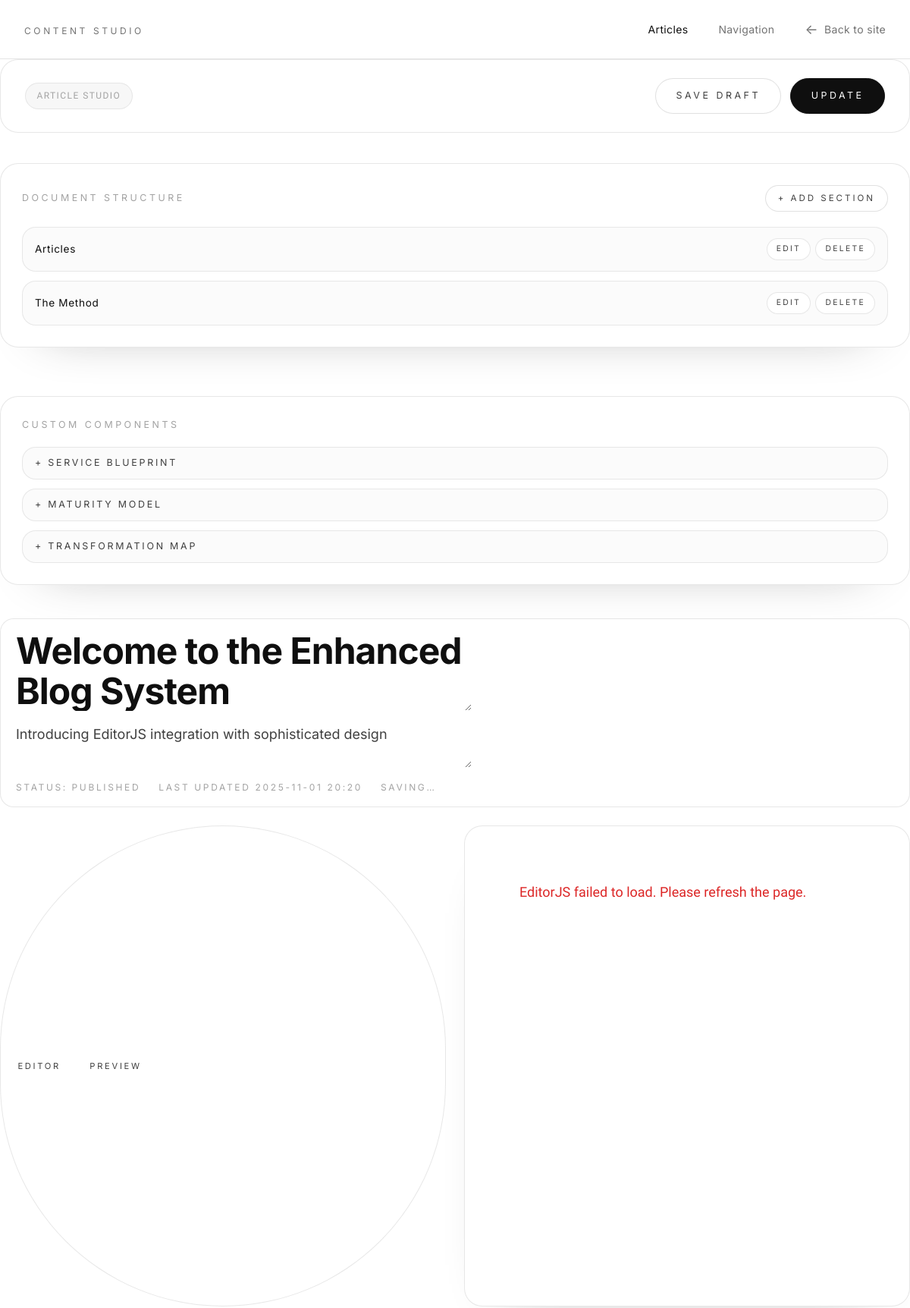
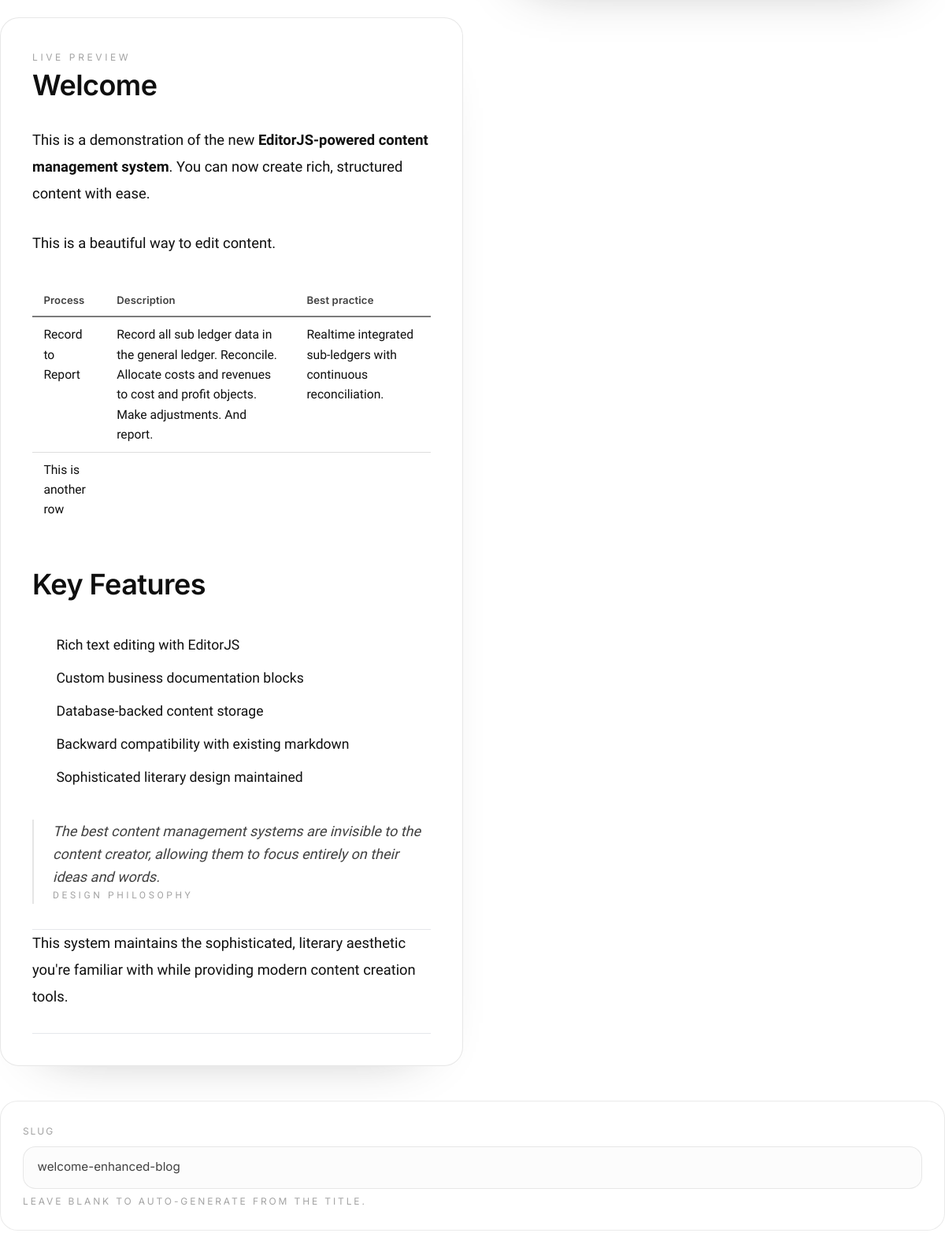
The page /admin/articles/1 (upper part) on the database its author committed (2 pictures, top to bottom).
### models/article.py (models this page shows, shortened)
class Article(db.Model):
    __tablename__ = 'articles'
    id = db.Column(db.Integer, primary_key=True)
    title = db.Column(db.String(200), nullable=False)
    slug = db.Column(db.String(200), unique=True, nullable=False)
    subtitle = db.Column(db.Text)
    content_type = db.Column(db.String(20), default='markdown')  # 'markdown' or 'editorjs'
    content_json = db.Column(db.JSON)  # For EditorJS blocks
    content_markdown = db.Column(db.Text)  # For Markdown content
    excerpt = db.Column(db.Text)
    reading_time = db.Column(db.String(20))
    author = db.Column(db.String(100))
    status = db.Column(db.String(20), default='draft')  # 'draft', 'published', 'archived'
    section = db.Column(db.String(50), default='blog', index=True)  # blog, tom_method, portfolio, etc.
    subsection = db.Column(db.String(100))  # additional grouping (e.g., portfolio category)
    chapter_slug = db.Column(db.String(100), index=True)  # for TOM Method chapters
    chapter_order = db.Column(db.Integer)  # order within chapter
    featured_order = db.Column(db.Integer)  # ordering for featured lists/landing pages
    published_at = db.Column(db.DateTime)
    created_at = db.Column(db.DateTime, default=datetime.utcnow)
    updated_at = db.Column(db.DateTime, default=datetime.utcnow, onupdate=datetime.utcnow)
    meta_description = db.Column(db.Text)
    meta_keywords = db.Column(db.Text)
    tags = db.relationship('Tag', secondary='article_tags', back_populates='articles')
    def render_html(self) -> str:
        if self.content_type == 'editorjs' and self.content_json:
            from services.content_converter import EditorJSConverter
            converter = EditorJSConverter()
            return converter.to_html(self.content_json)
        return ''

### app_new.py (the view)
    @app.route('/admin/articles/<int:article_id>')
    def admin_edit_article(article_id):
        try:
            article = Article.query.get_or_404(article_id)
            return render_template('admin/article_edit.html', article=article)
        except Exception as e:
            print(f"Error fetching article: {e}")
            abort(404)

### models/navigation.py (called while the page is built)
    def effective_url(self):
        if self.url:
            return self.url
        if self.section:
            return self._section_to_url(self.section)
        return '#'

    @staticmethod
    def _section_to_url(section):
        mapping = {
            'home': '/',
            'blog': '/blog',
            'tom_method': '/tom-method',
            'portfolio': '/portfolio',
        }
        return mapping.get(section, '/')

### services/content_converter.py (called while the page is built)
    def to_html(self, data: Dict[str, Any]) -> str:
        if not isinstance(data, dict) or 'blocks' not in data:
            return ''
        blocks = data.get('blocks', [])
        html_blocks = []
        for block in blocks:
            if not isinstance(block, dict):
                continue
            block_type = block.get('type', '')
            block_data = block.get('data', {})
            if block_type in self.block_handlers:
                html_content = self.block_handlers[block_type](block_data)
                if html_content:
                    html_blocks.append(html_content)
        return '\n'.join(html_blocks)

    def _escape_html(self, text: str) -> str:
        if not text:
            return ''
        return html.escape(text)

    def _process_inline_formatting(self, text: str) -> str:
        if not text:
            return ''
        allowed_tags = ['b', 'i', 'em', 'strong', 'a', 'code', 'mark']
        escaped = html.escape(text)
        for tag in allowed_tags:
            escaped = re.sub(f'&lt;{tag}&gt;', f'<{tag}>', escaped)
            escaped = re.sub(f'&lt;/{tag}&gt;', f'</{tag}>', escaped)
            escaped = re.sub(f'&lt;{tag} ([^&]*)&gt;', f'<{tag} \\1>', escaped)
        return escaped

    def _handle_paragraph(self, data: Dict[str, Any]) -> str:
        text = self._process_inline_formatting(data.get('text', ''))
        if not text.strip():
            return ''
        return f'<p class="article-prose">{text}</p>'

    def _handle_header(self, data: Dict[str, Any]) -> str:
        text = self._escape_html(data.get('text', ''))
        level = data.get('level', 1)
        if not text.strip():
            return ''
        return f'<h{level} class="article-prose">{text}</h{level}>'

    def _handle_delimiter(self, data: Dict[str, Any]) -> str:
        return '<hr>'

### templates/admin/article_edit.html (shortened to what this page needs)
{% extends "admin/base.html" %}
{% block content %}
<div class="studio-container">
    <div class="studio-topbar">
        <div class="topbar-left">
            <span class="floating-badge">Article Studio</span>
        </div>
        <div class="topbar-actions">
            <button id="save-draft-btn" type="button" class="ghost">Save Draft</button>
            <button id="publish-btn" type="button" class="primary">
                {% if article and article.status == 'published' %}Update{% else %}Publish{% endif %}
            </button>
        </div>
    </div>
    <div class="studio-main">
        <aside class="studio-sidebar">
            <div class="sidebar-card">
                <div class="sidebar-card-header">
                    <h2>Document Structure</h2>
                    <button type="button" class="nav-add-button" id="nav-add-button">+ Add Section</button>
                </div>
                <div id="nav-tree" class="nav-tree"></div>
            </div>
            <div class="sidebar-card">
                <h2>Custom Components</h2>
                <div class="component-list">
                    <button type="button" data-component="businessProcess">+ Service Blueprint</button>
                    <button type="button" data-component="maturityModel">+ Maturity Model</button>
                    <button type="button" data-component="processFlow">+ Transformation Map</button>
                </div>
            </div>
        </aside>
        <section class="studio-editor">
            <div class="editor-controls">
                <div class="studio-headline">
                    <textarea
                        id="article-title"
                        class="page-title-input"
                        placeholder="Give this story a compelling title"
                        autocomplete="off"
                        rows="2">{{ article.title if article else '' }}</textarea>
                    <textarea
                        id="article-subtitle"
                        class="page-subtitle-input"
                        placeholder="Add a refined subtitle to frame the narrative"
                        autocomplete="off"
                        rows="2">{{ article.subtitle if article else '' }}</textarea>
                    <div class="topbar-status">
                        <span>Status: <span id="status-label">{% if article %}{{ article.status|capitalize }}{% else %}Draft{% endif %}</span></span>
                        <span id="last-updated">
                            {% if article %}
                                Last updated {{ article.updated_at.strftime('%Y-%m-%d %H:%M') }}
                            {% else %}
                                Unsaved draft
                            {% endif %}
                        </span>
                        <span class="hidden" id="autosave-indicator">Saving…</span>
                    </div>
                </div>
            </div>
            <div class="editor-panels" id="editor-panels">
                <div class="editor-view-toggle">
                    <button type="button" class="mode-button active" data-mode="editor">Editor</button>
                    <button type="button" class="mode-button" data-mode="preview">Preview</button>
                </div>
                <div class="editor-pane" id="editor-pane">
                    <div id="editor-container" class="editor-canvas"></div>
                </div>
                <div class="preview-pane" id="preview-pane">
                    <div class="preview-heading">Live Preview</div>
                    <div class="article-prose" id="preview-content">
                        {% if article and article.content_type == 'editorjs' %}
                            {{ article.render_html()|safe }}
                        {% else %}
                            <p class="text-text-muted italic">Compose in the editor to see the story unfold here.</p>
                        {% endif %}
                    </div>
                </div>
            </div>
        </section>
        <aside class="studio-meta-panel">
            <div class="meta-card">
                <label for="article-slug">Slug</label>
                <input
                    id="article-slug"
                    type="text"
                    placeholder="article-url-slug"
                    value="{{ article.slug if article else '' }}"
                    autocomplete="off">
                <p class="text-xs font-sans tracking-[0.24em] uppercase text-text-light mt-2">Leave blank to auto-generate from the title.</p>
            </div>
        </aside>
    </div>
</div>
{% endblock %}

### static/css/style.css (style rules this page uses)
* { margin: 0; padding: 0; box-sizing: border-box; }
body { font-family: 'Charter', 'Georgia', 'Times New Roman', serif; font-weight: 400; line-height: 1.75; color: #1a1a1a; background-color: #fefefe; font-size: 18px; -webkit-font-smoothing: antialiased; -moz-osx-font-smoothing: grayscale; }
h1, h2, h3, h4, h5, h6 { font-family: 'Inter', -apple-system, BlinkMacSystemFont, 'Segoe UI', sans-serif; font-weight: 500; line-height: 1.4; color: #1a1a1a; margin-bottom: 1.5rem; margin-top: 0rem; letter-spacing: -0.01em; }
h2 { font-size: 1.625rem; margin-top: 4rem; margin-bottom: 2rem; font-weight: 500; }
p { margin-bottom: 1.5em; color: #2a2a2a; font-size: 1em; line-height: 1.75; }
:root { --paper: #ffffff; --cream: #fafafa; --light-gray: #f8f8f8; --border-subtle: #e5e5e5; --text-primary: #0f0f0f; --text-secondary: #404040; --text-muted: #737373; --text-light: #a3a3a3; --accent: #0f172a; --accent-hover: #1e293b; --accent-light: #f8fafc; --border-elegant: #e5e5e5; --highlight: #fafafa; }

### static/css/article.css (style rules this page uses)
.article-prose { max-width: 750px; margin: 0 auto; }
.article-prose > *:first-child { margin-top: 0; }
.article-prose h1, .article-prose h2, .article-prose h3, .article-prose h4 { font-family: 'Inter', -apple-system, BlinkMacSystemFont, 'Segoe UI', sans-serif; font-weight: 600; color: var(--text-primary); letter-spacing: -0.015em; }
.article-prose h2 { font-size: clamp(2rem, 3vw, 2.5rem); margin-top: 3rem; margin-bottom: 1.75rem; }
.article-prose p { font-family: 'Charter', 'Georgia', 'Times New Roman', serif; font-size: 1.15rem; line-height: 1.85; color: var(--text-primary); margin-bottom: 1.8rem; }
.article-prose ul, .article-prose ol { margin: 2.3rem 0; padding-left: 1.9rem; color: var(--text-primary); font-family: 'Charter', 'Georgia', 'Times New Roman', serif; font-size: 1.1rem; line-height: 1.8; }
.article-prose li { margin-bottom: 0.65rem; }
.article-prose blockquote { border-left: 2px solid var(--border-subtle); padding-left: 1.5rem; margin: 2rem 0; font-style: italic; color: var(--text-secondary); }
.article-prose blockquote cite { display: block; margin-top: 1rem; font-size: 0.75rem; text-transform: uppercase; letter-spacing: 0.3em; color: var(--text-light); font-style: normal; }
.article-prose table { width: 100%; border-collapse: collapse; margin: 2.25rem auto; font-family: 'Charter', 'Georgia', 'Times New Roman', serif; font-size: 0.98rem; background: transparent; border: none; }
.article-prose thead { background: transparent; }
.article-prose th, .article-prose td { border-bottom: 1px solid rgba(15, 15, 15, 0.14); padding: 0.55rem 0.9rem; text-align: left; vertical-align: top; }
.article-prose th { font-family: 'Inter', -apple-system, BlinkMacSystemFont, 'Segoe UI', sans-serif; font-size: 0.82rem; letter-spacing: 0.01em; text-transform: none; color: var(--text-secondary); font-weight: 600; border-bottom: 2px solid rgba(15, 15, 15, 0.55); }
.article-prose tr:last-child td { border-bottom: none; }
.article-prose tbody tr:nth-child(odd) { background: transparent; }

### rows shown on the page
Article: title "Welcome to the Enhanced Blog System", subtitle "Introducing EditorJS integration with sophisticated design", status "PUBLISHED", updated_at "2025-11-01 20:20", render_html "Welcome This is a demonstration of the new EditorJS-powered content management system . You can now create rich, structured content with ease. This is a beautiful way to edit content. Process Description Best practice Record to Report Record all sub ledger data in the general ledger. Reconcile. Allocate costs and revenues to cost and profit objects. Make adjustments. And report. Realtime integrated sub-ledgers with continuous reconciliation. This is another row Key Features Rich text editing with EditorJS Custom business documentation blocks Database-backed content storage Backward compatibility with existing markdown Sophisticated literary design maintained The best content management…", slug "welcome-enhanced-blog"
